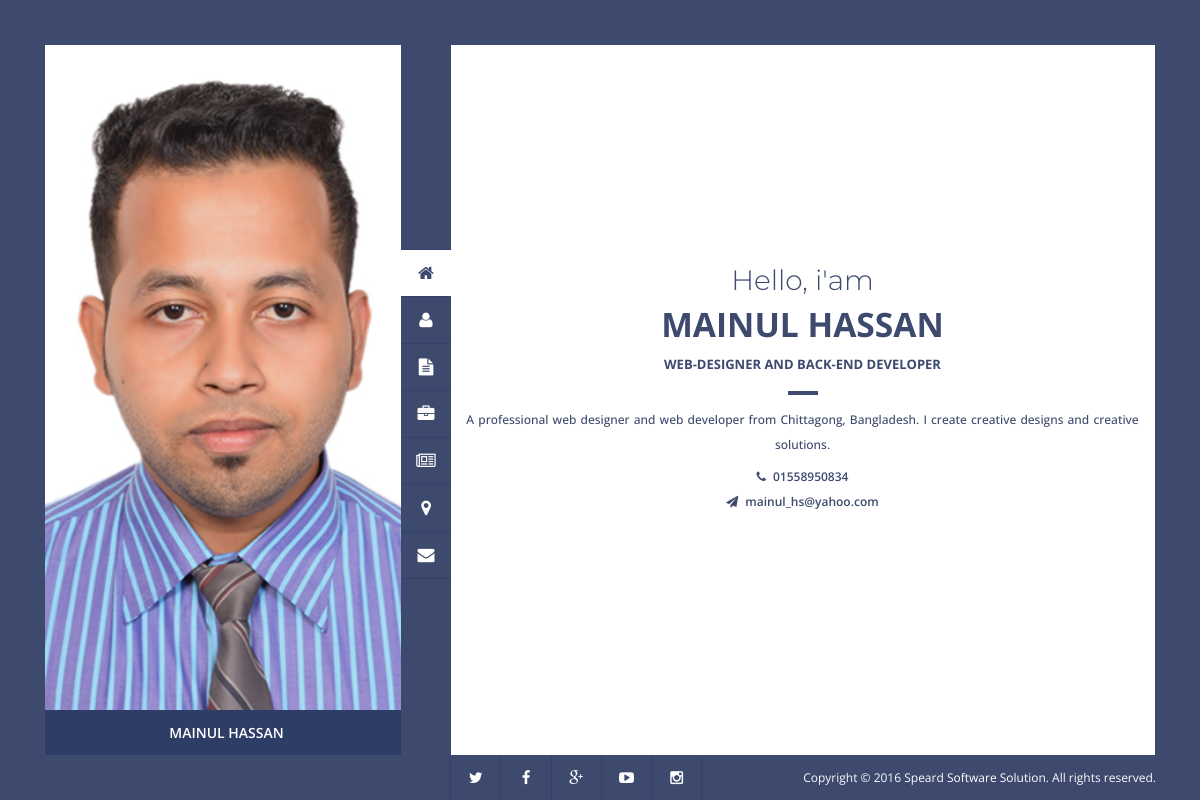
The page / on the database its author committed.
### tables this page shows
CREATE TABLE IF NOT EXISTS `slide` (
`id` int(11) NOT NULL,
  `title` varchar(50) DEFAULT NULL,
  `name` varchar(50) DEFAULT NULL,
  `size` varchar(50) DEFAULT NULL,
  `type` varchar(50) DEFAULT NULL,
  `path` varchar(50) DEFAULT NULL,
  `caption` varchar(50) DEFAULT NULL
);

CREATE TABLE IF NOT EXISTS `profile_info` (
`id` int(11) NOT NULL,
  `title` varchar(10) DEFAULT NULL,
  `firstname` varchar(50) DEFAULT NULL,
  `lastname` varchar(50) DEFAULT NULL,
  `gender` char(20) DEFAULT NULL,
  `designation` varchar(50) DEFAULT NULL,
  `fathername` varchar(50) DEFAULT NULL,
  `mothername` varchar(50) DEFAULT NULL,
  `pre_address` varchar(100) DEFAULT NULL,
  `per_address` varchar(100) DEFAULT NULL,
  `city` varchar(50) DEFAULT NULL,
  `country` varchar(50) DEFAULT NULL,
  `nationality` varchar(50) DEFAULT NULL,
  `email` varchar(50) DEFAULT NULL,
  `mobile` varchar(50) DEFAULT NULL,
  `religion` varchar(50) DEFAULT NULL,
  `dob` varchar(50) DEFAULT NULL,
  `age` int(10) DEFAULT NULL,
  `name` varchar(50) DEFAULT NULL,
  `size` varchar(50) DEFAULT NULL,
  `type` varchar(50) DEFAULT NULL,
  `path` varchar(50) DEFAULT NULL,
  `maritial_st` char(20) DEFAULT NULL
);

CREATE TABLE IF NOT EXISTS `skill` (
`id` int(11) NOT NULL,
  `skillName` varchar(50) DEFAULT NULL,
  `description` varchar(255) DEFAULT NULL,
  `percentage` varchar(50) DEFAULT NULL
);

### core/dbe.inc.php (called while the page is built, shortened)
<?php
    function connect() {
        $mysql_host = 'localhost';
        $mysql_user = 'root';
        $mysql_pass = '';
        $mysql_db = 'blogadmin';
        static $connection;
        if(!isset($connection)) {
            $connection = mysqli_connect($mysql_host,$mysql_user,$mysql_pass,$mysql_db);
        }
        return $connection;
    }
    function query($query) {
        $connection = connect();
        $result = mysqli_query($connection,$query);
        return $result;
    }
    function fetchData($query) {
        $rows = array();
        $result = query($query);
        while ($row = mysqli_fetch_assoc($result)) {
            $rows[] = $row;
        }
        return $rows;
    }
?>

### components/UI/body.php (the view, shortened to what this page needs)
<?php
    $queryPro = "SELECT * FROM profile_info";
    $pro_list  = fetchData($queryPro);
            foreach ($pro_list as $data) {
					$firstname = $data['firstname'];
					$lastname = $data['lastname'];
                    $mobile = $data['mobile'];
                    $email = $data['email'];
            }
    $querySk = "SELECT * FROM skill where id = '5'";
    $skill_list = fetchData($querySk);
        foreach($skill_list as $data){
            $skillName = $data['skillName'];
            $description = $data['description'];
        }
?>
<section class="slider-wrapper">
<ul class="slider">
    <li class="visible">
        <div class="content">
           <div class="profile">
              <div class="welcome">
                  <div class="hello">
                      <h1>Hello, i'am</h1>
                      <div class="name"><?php echo $firstname.' '.$lastname?></div>
                  </div>
                      <h2><?php echo $skillName?></h2>
                      <p><?php echo $description?></p>
                  <div class="personal-info">
                      <div class="phone"><i class="fa fa-phone"></i><?php echo $mobile?></div>
                      <div class="email"><i class="fa fa-paper-plane"></i><?php echo $email?></div>
                 </div>
              </div>
          </div>
</div>
</li>
</ul>
<div class="navigation">
    <ol class="slider-navigation">
      <li class="selected"><a href="#0"><i class="fa fa-home"></i><em>Home</em></a></li>
      <li id="about"><a href="#0"><i class="fa fa-user"></i><em>About Me</em></a></li>
      <li><a href="#0"><i class="fa fa-file-text"></i><em>Resume</em></a></li>
      <li><a href="#0"><i class="fa fa-briefcase"></i><em>Portfolio</em></a></li>
      <li><a href="#0"><i class="fa fa-newspaper-o"></i><em>Blog</em></a></li>
      <li id="map"><a href="#0"><i class="fa fa-map-marker"></i><em>Contact</em></a></li>
      <li id="map"><a href="#0"><i class="fa fa-envelope"></i><em>Message Me</em></a></li>
    </ol>
</div>
<footer>
      <div class="social-icons">
              <ul>
               <li><a href="#" class="twitter"><i class="fa fa-fw fa-twitter"></i></a></li>
               <li><a href="#" class="facebook"><i class="fa fa-fw fa-facebook"></i></a></li>
               <li><a href="#" class="google-plus"><i class="fa fa-fw fa-google-plus"></i></a></li>
               <li><a href="#" class="youtube-play"><i class="fa fa-fw fa-youtube-play"></i></a></li>
               <li><a href="#" class="instagram"><i class="fa fa-fw fa-instagram"></i></a></li>
              </ul>
        </div>
       <div class="copyright">Copyright © 2016 <a href="http://www.ssoftbd.com" target="_blank">Speard Software Solution</a>. All rights reserved.
       </div>
</footer>
</section>

### components/UI/slider_portfolio_image.php
<div class="swiper-container slider-left">
        <div class="swiper-wrapper">
            <?php
                $queryPic = "SELECT * FROM `slide` ORDER BY id DESC LIMIT 3";
                $pic_list  = fetchData($queryPic);
                foreach ($pic_list as $pl) {
              ?>
            <div class="swiper-slide">
                  <div class="bg" style="background-image:url(public/upload/<?php echo $pl['name']; ?>)"></div>
                  <div class="info">
                  <h3><?php echo $pl['title']; ?></h3>
                  </div>
            </div>
            <?php
                }
              ?>
        </div>
</div>

### rows shown on the page
slide: name (picture), title "MAINUL HASSAN"
profile_info: firstname "MAINUL", lastname "HASSAN", mobile "01558950834", email "mainul_hs@yahoo.com"
skill: skillName "WEB-DESIGNER AND BACK-END DEVELOPER", description "A professional web designer and web developer from Chittagong, Bangladesh. I create creative designs and creative solutions."
